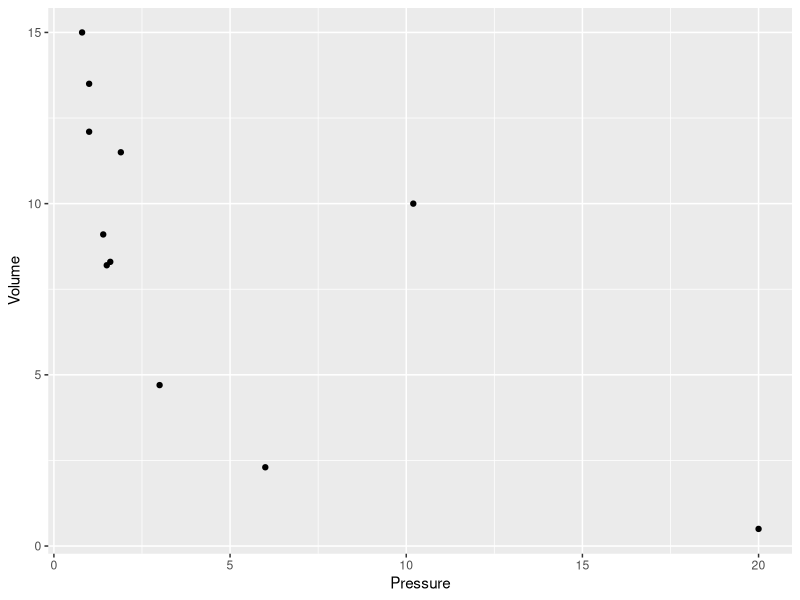
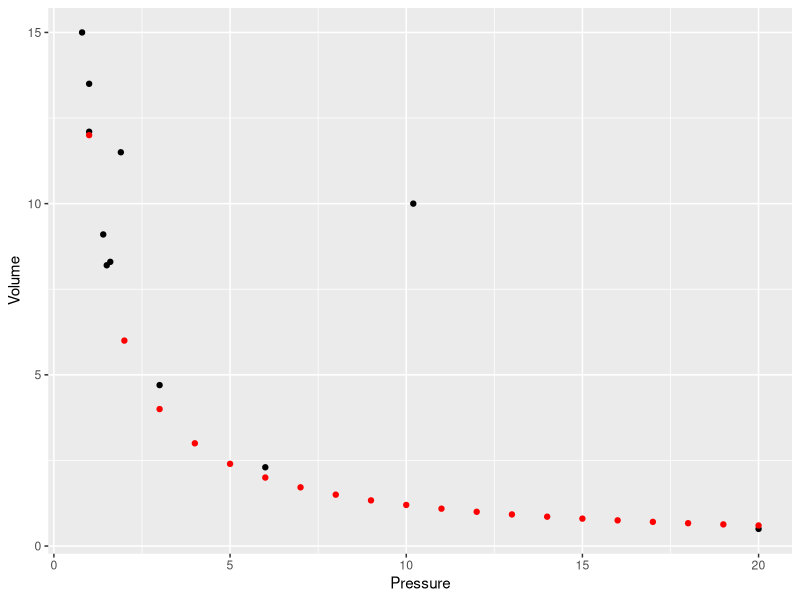

Recreate these plots in R, in order.
## ---- chunk 1
knitr::opts_chunk$set(echo = TRUE)
## ---- chunk 2
library(tidyverse)
## ---- chunk 3
bad_boyle <- readr::read_csv(here::here("data/some_bad_data.csv"))
## ---- chunk 4
ggplot2::ggplot(data=bad_boyle)+ggplot2::geom_point(ggplot2::aes(Pressure, y=Volume), color="black")


## ---- chunk 5
fake_data <- tibble(x=1:20, y=12/x)

## ---- chunk 6
ggplot2::ggplot(data=bad_boyle)+ggplot2::geom_point(ggplot2::aes(Pressure, y=Volume))+geom_point(data=fake_data, aes(x, y), color="red")


